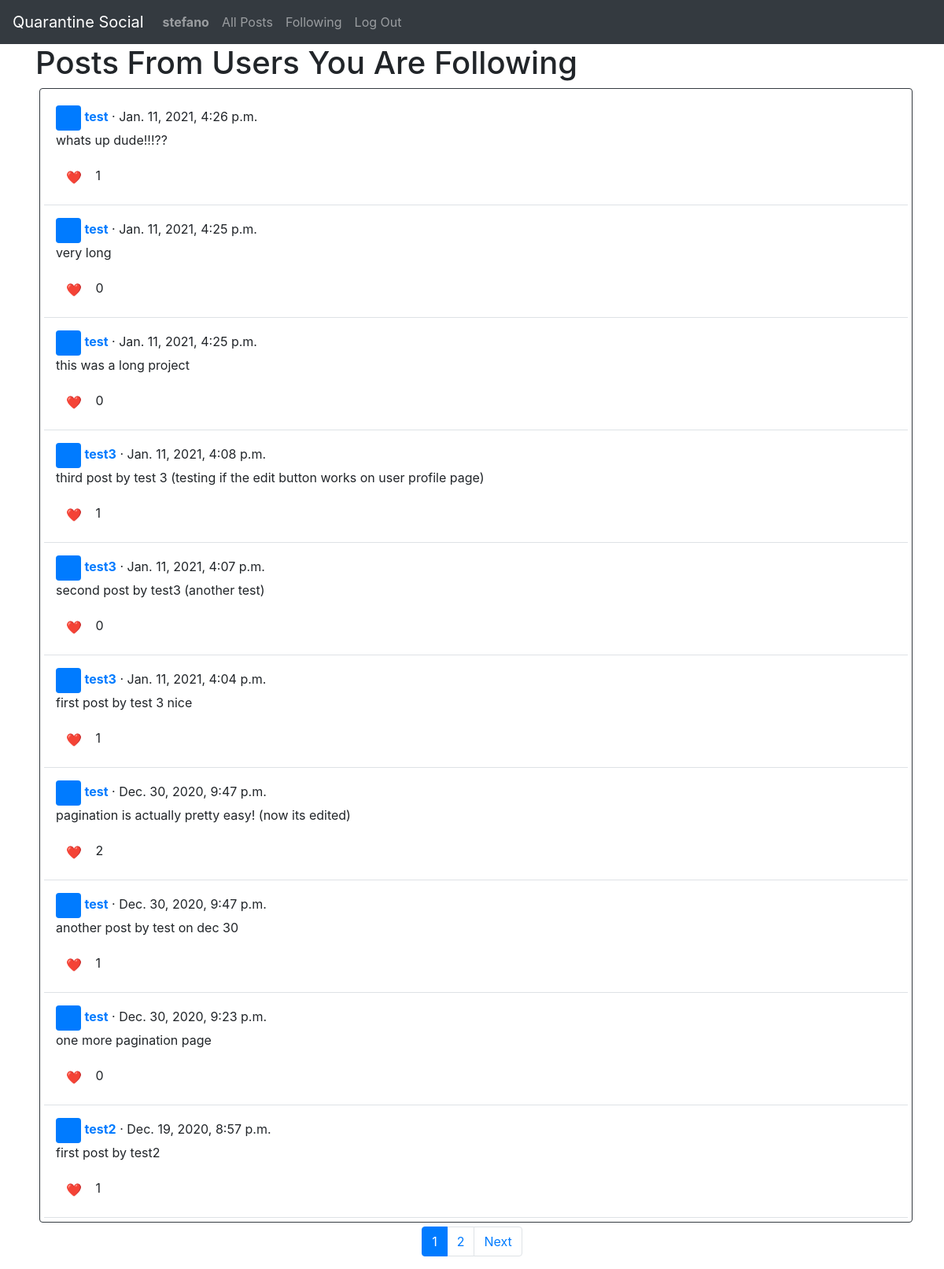
The app's page /following (signed in), older data.
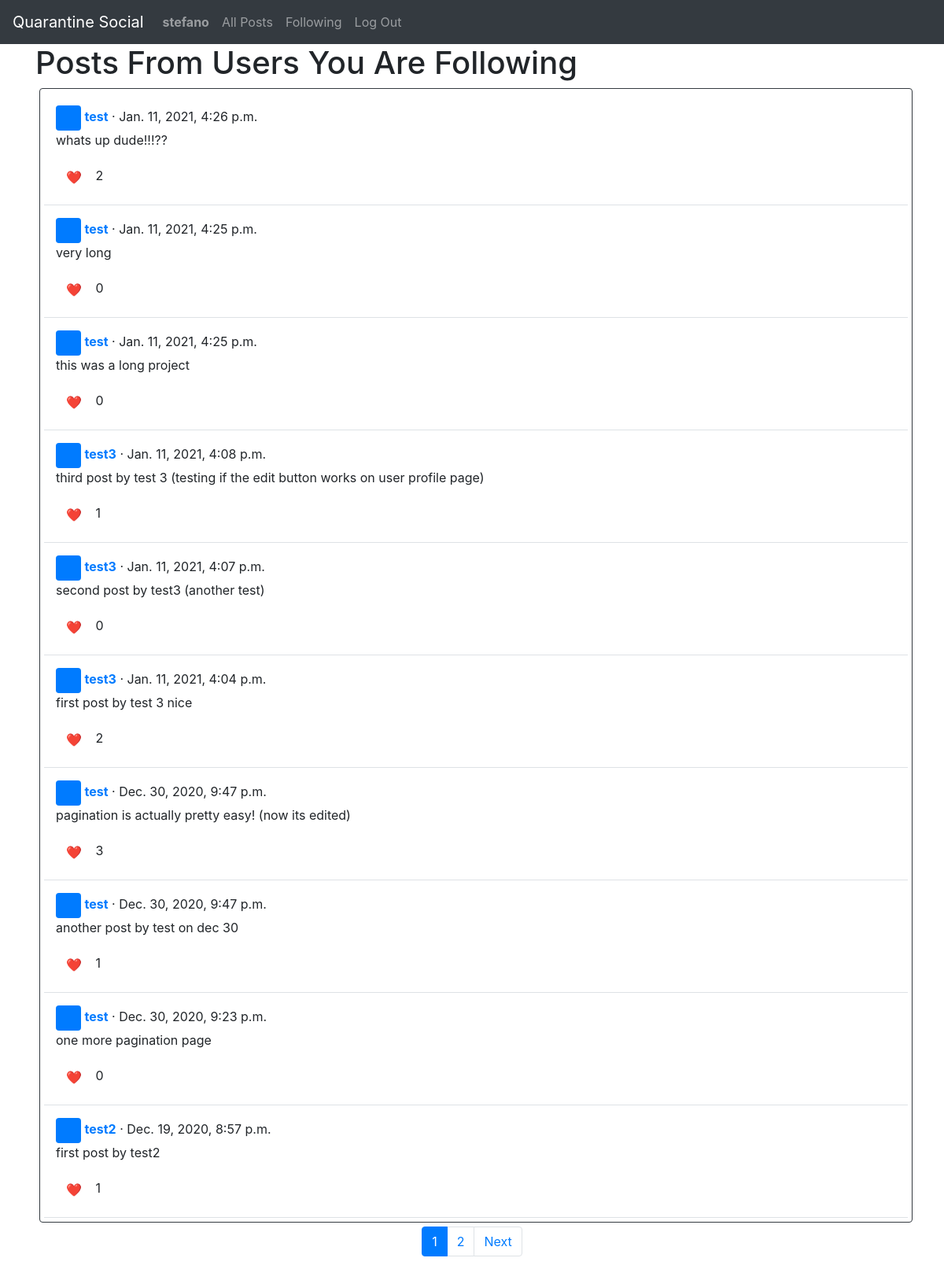
The same page, newer data.
### network/models.py (models this page shows)
class Post(models.Model):
    author = models.ForeignKey(User, on_delete=models.CASCADE)
    content = models.TextField()
    post_date = models.DateTimeField(default=timezone.now)
    num_likes = models.IntegerField(default=0)

class User(AbstractUser):
    num_following = models.IntegerField(default=0)
    num_followers = models.IntegerField(default=0)

### network/views.py (the view)
# urls.py: path("following", views.following, name="following"),
def following(request):
    if not request.user.is_authenticated:
        return render(request, "network/index.html")
    else:
        followed_users = Following.objects.filter(following_user=request.user).values_list('followed_user', flat=True)
        following_posts = Post.objects.filter(author__in=followed_users).order_by('-post_date')
        paginator = Paginator(following_posts, NUM_POSTS_PER_PAGE)
        page = request.GET.get('page')
        posts = paginator.get_page(page)
        return render(request, "network/following.html", {
            "posts": posts
        })

### network/templates/network/following.html (shortened to what this page needs)
{% extends "network/layout.html" %}
{% load static %}
{% block body %}
<div class="container">
    {% if user.is_authenticated %}
        <h1>Posts From Users You Are Following</h1>
        <div class="container border border-dark rounded pst">
        {% if  not posts.object_list %}
            <h3>You are not following any users :'(</h3>
            <h6>Posts from users that you are following will appear here.</h6>
        {% else %}
            {% for post in posts %}
                <div class="d-flex pt-3">
                    <div class="pb-3 mb-0 medium lh-sm border-bottom w-100">
                        <div class="container">
                            <svg class="bd-placeholder-img flex-shrink-0 me-2 rounded" width="32" height="32" xmlns="http://www.w3.org/2000/svg" role="img" aria-label="Placeholder: 32x32" preserveAspectRatio="xMidYMid slice" focusable="false">
                                <text x="90%" y="50%" fill="#007bff" dy=".3em">32x32</text>
                            </svg>
                            <strong class="text-gray-dark"><a href="{% url 'profile' username=post.author %}">{{ post.author }}</a></strong>
                            <span> · {{ post.post_date }}</span>
                            <p>{{ post.content }}</p>
                            <button type="button" class="btn btn-link like_unlike_btn" id="{{post.id}}">❤️</button>
                            <p style="display: inline;" id="{{post.id}}_numlikes">{{ post.num_likes }}</p>
                        </div>
                    </div>
                </div>
            {% endfor %}
        {% endif %}
        </div>
        <ul class="pagination justify-content-center">
            {% for num in posts.paginator.page_range %}
                {% if posts.number == num %}
                    <li class="page-item active"><a class="page-link" href="?page={{ num }}">{{ num }}</a></li>
                {% elif num > posts.number|add:'-3' and num < posts.number|add:'3' %}
                    <li class="page-item"><a class="page-link" href="?page={{ num }}">{{ num }}</a></li>
                {% endif %}
            {% endfor %}
            {% if posts.has_next %}
                <li class="page-item"><a class="page-link" href="?page={{ posts.next_page_number }}">Next</a></li>
            {% endif %}
        </ul>
    {% endif %}
</div>
{% endblock %}

Row changes from the older to the newer data that the page shows:
changed Post "Jan. 11, 2021, 4:26 p.m.": num_likes "1" → "2"
changed Post "Jan. 11, 2021, 4:04 p.m.": num_likes "1" → "2"
changed Post "pagination is actually pretty easy! (now its edited)": num_likes "2" → "3"
